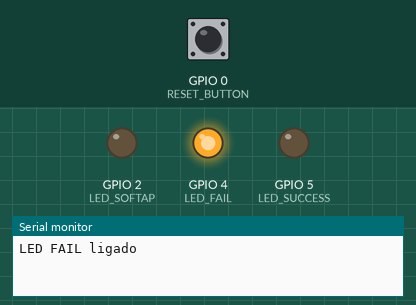
Simulated run of this sketch. Board: ESP8266 (NodeMCU). On the bench: output pins drawn as LEDs (lit = HIGH), the last lines printed to the serial monitor. Inputs (shaded band) come from the test bench; at power-on: GPIO 0 (RESET_BUTTON) HIGH. WiFi joins after 1.5 s; servers stay silent unless stated; EEPROM starts erased.

Above: at 2.5 s.
At 5.9 s:
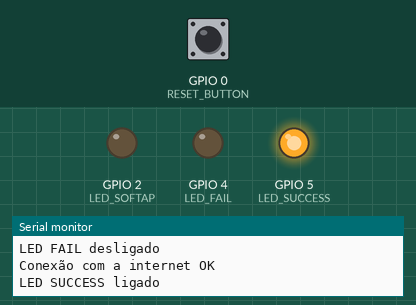
At 11.0 s:
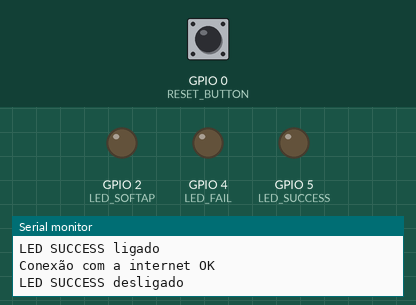
Timing chart, 0 to 13.2 s (numbered marks = the images above):
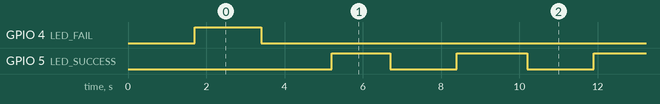

Measured:
- by itself, GPIO 4 (LED_FAIL): LOW → HIGH at 1.7 s, → LOW 1.7 s later
- by itself, GPIO 5 (LED_SUCCESS): goes HIGH 1.5 s, 36 × (LOW 1.7 s, HIGH 1.8 s), then LOW
- by itself, everything shown: repeats every 10.2 s, in 6 steps

The sketch:

MONITOR_WIFI.ino
```cpp
#include <ESP8266WiFi.h>
#include <EEPROM.h>
#include <WiFiClient.h>
#include <WiFiUdp.h>
#include <ESP8266Ping.h>
#include <ESP8266WebServer.h>

#define LED_SUCCESS 5  // LED 1 - Sucesso (D1)
#define LED_FAIL 4     // LED 2 - Falha (D2)
#define LED_SOFTAP 2   // LED 3 - Modo SoftAP (D4)
#define RESET_BUTTON 0 // Pino do botão de reset (D3), configurado como PULL-UP

const char* host = "www.uol.com.br";
ESP8266WebServer server(80);
unsigned long previousMillisSuccess = 0;
unsigned long previousMillisFail = 0;
unsigned long previousMillisSoftAP = 0;
unsigned long previousMillisPing = 0;
unsigned long previousMillisReboot = 0;
const long intervalSuccess = 1700;
const long intervalFail = 1700;
const long intervalSoftAP = 1700;
const long intervalPing = 5000;
const long intervalReboot = 60000;
bool successState = LOW;
bool failState = LOW;
bool softAPState = LOW;
bool pingSuccess = false;
bool pingInProgress = false;

struct WiFiConfig {
  char ssid[32];
  char password[32];
};
WiFiConfig wifiConfig;

void saveWiFiConfig(const char* ssid, const char* password) {
  strncpy(wifiConfig.ssid, ssid, sizeof(wifiConfig.ssid));
  strncpy(wifiConfig.password, password, sizeof(wifiConfig.password));
  EEPROM.put(0, wifiConfig);
  EEPROM.commit();
}

void loadWiFiConfig() {
  EEPROM.get(0, wifiConfig);
  if (strlen(wifiConfig.ssid) == 0 || strlen(wifiConfig.password) == 0) {
    strcpy(wifiConfig.ssid, "");
    strcpy(wifiConfig.password, "");
  }
}

void clearWiFiConfig() {
  strcpy(wifiConfig.ssid, "");
  strcpy(wifiConfig.password, "");
  EEPROM.put(0, wifiConfig);
  EEPROM.commit();
}


void setupHotspot() {
  WiFi.softAP("MonWiFi_Config", "12345678");
  server.on("/", HTTP_GET, []() {
   server.send(200, "text/html", R"rawliteral(
                    <html>
                    <head>
                      <meta name='viewport' content='width=device-width, initial-scale=1'>
                      <style>
                        body {
                          font-family: Arial, sans-serif;
                          padding: 20px;
                          background-color: #f2f2f2;
                        }
                        form {
                          max-width: 300px;
                          margin: auto;
                          background: white;
                          padding: 15px;
                          border-radius: 10px;
                          box-shadow: 0 0 10px rgba(0,0,0,0.1);
                        }
                        h2 {
                          text-align: center;
                          color: #333;
                        }
                        input[type='text'], input[type='password'] {
                          width: 100%;
                          padding: 10px;
                          margin: 6px 0 12px;
                          border: 1px solid #ccc;
                          border-radius: 5px;
                        }
                        input[type='submit'] {
                          width: 100%;
                          padding: 10px;
                          background-color: #4CAF50;
                          color: white;
                          border: none;
                          border-radius: 5px;
                          cursor: pointer;
                        }
                        input[type='submit']:hover {
                          background-color: #45a049;
                        }
                      </style>
                    </head>
                    <body>
                      <h2>Monitor de WiFi</h2>
                      <h2>Registre o nome do Wi-Fi</h2>
                      <form action='/save' method='POST'>
                        <label>SSID:</label>
                        <input type='text' name='ssid'><br>
                        <label>Senha:</label>
                        <input type='password' name='password'><br>
                        <input type='submit' value='Conectar'>
                      </form>
                    </body>
                    </html>
                  )rawliteral");

  });
  server.on("/save", HTTP_POST, []() {
    if (server.hasArg("ssid") && server.hasArg("password")) {
      saveWiFiConfig(server.arg("ssid").c_str(), server.arg("password").c_str());
      server.send(200, "text/html", R"rawliteral(
                      <html>
                      <head>
                        <meta name='viewport' content='width=device-width, initial-scale=1'>
                        <style>
                          body {
                            font-family: Arial, sans-serif;
                            background-color: #f2f2f2;
                            display: flex;
                            justify-content: center;
                            align-items: center;
                            height: 100vh;
                            margin: 0;
                          }
                          .message-box {
                            background-color: white;
                            padding: 20px 30px;
                            border-radius: 10px;
                            box-shadow: 0 0 10px rgba(0,0,0,0.1);
                            text-align: center;
                          }
                        </style>
                      </head>
                      <body>
                        <div class="message-box">
                          <h2>Registrado!</h2>
                          <p>Reiniciando o dispositivo...</p>
                        </div>
                      </body>
                      </html>
                    )rawliteral");
      delay(3000);
      ESP.restart();
    }
  });
  server.begin();
}

void connectWiFi() {
  WiFi.begin(wifiConfig.ssid, wifiConfig.password);
  int attempts = 0;
  while (WiFi.status() != WL_CONNECTED && attempts < 20) {
    delay(500);
    attempts++;
  }
}

void asyncPingCheck() {
  if (!pingInProgress) {
    pingInProgress = true;
    WiFiClient client;
    pingSuccess = client.connect(host, 80);
    Serial.println(pingSuccess ? "Conexão com a internet OK" : "Sem conexão com a internet");
    pingInProgress = false;
  }
}

void setup() {
  Serial.begin(9600);
  pinMode(LED_SUCCESS, OUTPUT);
  pinMode(LED_FAIL, OUTPUT);
  pinMode(LED_SOFTAP, OUTPUT);
  pinMode(RESET_BUTTON, INPUT_PULLUP);
  EEPROM.begin(sizeof(WiFiConfig));
  loadWiFiConfig();

  if (digitalRead(RESET_BUTTON) == LOW) {
    clearWiFiConfig();
  }

  if (strlen(wifiConfig.ssid) > 0 && strlen(wifiConfig.password) > 0) {
    connectWiFi();
  }

  if (WiFi.status() != WL_CONNECTED) {
    setupHotspot();
  }
}

void loop() {
  unsigned long currentMillis = millis();

  if (WiFi.getMode() != WIFI_STA) {
    if (currentMillis - previousMillisSoftAP >= intervalSoftAP) {
      previousMillisSoftAP = currentMillis;
      softAPState = !softAPState;
      digitalWrite(LED_SOFTAP, softAPState);
      digitalWrite(LED_SUCCESS, LOW);
      digitalWrite(LED_FAIL, LOW);
      Serial.println(softAPState ? "LED SOFTAP ligado" : "LED SOFTAP desligado");
    }
    if (currentMillis - previousMillisReboot >= intervalReboot) {
      previousMillisReboot = currentMillis;
      ESP.restart();
    }
  }

  if (currentMillis - previousMillisPing >= intervalPing) {
    previousMillisPing = currentMillis;
    asyncPingCheck();
  }


  if (WiFi.getMode() == WIFI_STA ) {
    digitalWrite(LED_SOFTAP, LOW);
    if (currentMillis - previousMillisSuccess >= intervalSuccess and pingSuccess) {
      previousMillisSuccess = currentMillis;
      successState = !successState;
      digitalWrite(LED_SUCCESS, successState);
      digitalWrite(LED_FAIL, LOW);
      Serial.println(successState ? "LED SUCCESS ligado" : "LED SUCCESS desligado");
    }

    if (currentMillis - previousMillisFail >= intervalFail and !pingSuccess) {
      previousMillisFail = currentMillis;
      failState = !failState;
      digitalWrite(LED_FAIL, failState);
      digitalWrite(LED_SUCCESS, LOW);
      Serial.println(failState ? "LED FAIL ligado" : "LED FAIL desligado");
    }
  }


  server.handleClient();

  if (digitalRead(RESET_BUTTON) == LOW) {
    clearWiFiConfig();
    delay(3000);
    ESP.restart();
  }
}
```
